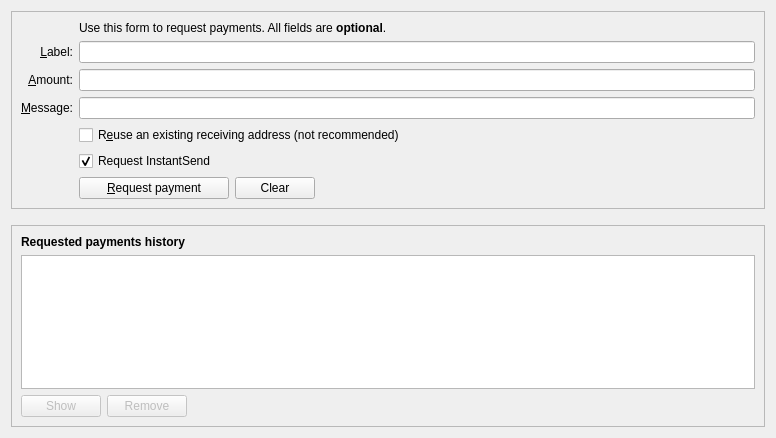
<?xml version="1.0" encoding="UTF-8"?>
<ui version="4.0">
 <class>ReceiveCoinsDialog</class>
 <widget class="QWidget" name="ReceiveCoinsDialog">
  <property name="geometry">
   <rect>
    <x>0</x>
    <y>0</y>
    <width>776</width>
    <height>438</height>
   </rect>
  </property>
  <property name="styleSheet">
   <string notr="true"/>
  </property>
  <layout class="QVBoxLayout" name="verticalLayout" stretch="0,0,1">
   <item>
    <widget class="QFrame" name="frame2">
     <property name="sizePolicy">
      <sizepolicy hsizetype="Preferred" vsizetype="Expanding">
       <horstretch>0</horstretch>
       <verstretch>0</verstretch>
      </sizepolicy>
     </property>
     <property name="frameShape">
      <enum>QFrame::StyledPanel</enum>
     </property>
     <property name="frameShadow">
      <enum>QFrame::Sunken</enum>
     </property>
     <layout class="QVBoxLayout" name="verticalLayout_3">
      <item>
       <layout class="QGridLayout" name="gridLayout">
        <item row="7" column="2">
         <widget class="QCheckBox" name="reuseAddress">
          <property name="toolTip">
           <string>Reuse one of the previously used receiving addresses.&lt;br&gt;Reusing addresses has security and privacy issues.&lt;br&gt;Do not use this unless re-generating a payment request made before.</string>
          </property>
          <property name="text">
           <string>R&amp;euse an existing receiving address (not recommended)</string>
          </property>
         </widget>
        </item>
        <item row="7" column="0">
         <widget class="QLabel" name="label_4">
          <property name="text">
           <string/>
          </property>
         </widget>
        </item>
        <item row="6" column="0">
         <widget class="QLabel" name="label_3">
          <property name="toolTip">
           <string>An optional message to attach to the payment request, which will be displayed when the request is opened. Note: The message will not be sent with the payment over the ZeroOne network.</string>
          </property>
          <property name="text">
           <string>&amp;Message:</string>
          </property>
          <property name="alignment">
           <set>Qt::AlignRight|Qt::AlignTrailing|Qt::AlignVCenter</set>
          </property>
          <property name="buddy">
           <cstring>reqMessage</cstring>
          </property>
         </widget>
        </item>
        <item row="4" column="2">
         <widget class="QLineEdit" name="reqLabel">
          <property name="toolTip">
           <string>An optional label to associate with the new receiving address.</string>
          </property>
         </widget>
        </item>
        <item row="6" column="2">
         <widget class="QLineEdit" name="reqMessage">
          <property name="toolTip">
           <string>An optional message to attach to the payment request, which will be displayed when the request is opened.&lt;br&gt;Note: The message will not be sent with the payment over the ZeroOne network.</string>
          </property>
         </widget>
        </item>
        <item row="2" column="2">
         <widget class="QLabel" name="label_5">
          <property name="text">
           <string>Use this form to request payments. All fields are &lt;b&gt;optional&lt;/b&gt;.</string>
          </property>
         </widget>
        </item>
        <item row="4" column="0">
         <widget class="QLabel" name="label_2">
          <property name="toolTip">
           <string>An optional label to associate with the new receiving address.</string>
          </property>
          <property name="text">
           <string>&amp;Label:</string>
          </property>
          <property name="alignment">
           <set>Qt::AlignRight|Qt::AlignTrailing|Qt::AlignVCenter</set>
          </property>
          <property name="buddy">
           <cstring>reqLabel</cstring>
          </property>
         </widget>
        </item>
        <item row="5" column="0">
         <widget class="QLabel" name="label">
          <property name="toolTip">
           <string>An optional amount to request. Leave this empty or zero to not request a specific amount.</string>
          </property>
          <property name="text">
           <string>&amp;Amount:</string>
          </property>
          <property name="alignment">
           <set>Qt::AlignRight|Qt::AlignTrailing|Qt::AlignVCenter</set>
          </property>
          <property name="buddy">
           <cstring>reqAmount</cstring>
          </property>
         </widget>
        </item>
        <item row="5" column="2">
         <widget class="BitcoinAmountField" name="reqAmount">
          <property name="minimumSize">
           <size>
            <width>80</width>
            <height>0</height>
           </size>
          </property>
          <property name="toolTip">
           <string>An optional amount to request. Leave this empty or zero to not request a specific amount.</string>
          </property>
         </widget>
        </item>
        <item row="9" column="2">
         <layout class="QHBoxLayout" name="horizontalLayout">
          <item>
           <widget class="QPushButton" name="receiveButton">
            <property name="minimumSize">
             <size>
              <width>150</width>
              <height>0</height>
             </size>
            </property>
            <property name="text">
             <string>&amp;Request payment</string>
            </property>
           </widget>
          </item>
          <item>
           <widget class="QPushButton" name="clearButton">
            <property name="sizePolicy">
             <sizepolicy hsizetype="Minimum" vsizetype="Fixed">
              <horstretch>0</horstretch>
              <verstretch>0</verstretch>
             </sizepolicy>
            </property>
            <property name="toolTip">
             <string>Clear all fields of the form.</string>
            </property>
            <property name="text">
             <string>Clear</string>
            </property>
            <property name="autoDefault">
             <bool>false</bool>
            </property>
           </widget>
          </item>
          <item>
           <spacer name="horizontalSpacer">
            <property name="orientation">
             <enum>Qt::Horizontal</enum>
            </property>
            <property name="sizeHint" stdset="0">
             <size>
              <width>40</width>
              <height>20</height>
             </size>
            </property>
           </spacer>
          </item>
         </layout>
        </item>
        <item row="9" column="0">
         <widget class="QLabel" name="label_7">
          <property name="text">
           <string/>
          </property>
         </widget>
        </item>
        <item row="8" column="2">
         <widget class="QCheckBox" name="checkUseInstantSend">
          <property name="text">
           <string>Request InstantSend</string>
          </property>
          <property name="checked">
           <bool>true</bool>
          </property>
         </widget>
        </item>
       </layout>
      </item>
     </layout>
    </widget>
   </item>
   <item>
    <spacer name="verticalSpacer_2">
     <property name="orientation">
      <enum>Qt::Vertical</enum>
     </property>
     <property name="sizeHint" stdset="0">
      <size>
       <width>20</width>
       <height>10</height>
      </size>
     </property>
    </spacer>
   </item>
   <item>
    <widget class="QFrame" name="frame">
     <property name="sizePolicy">
      <sizepolicy hsizetype="Preferred" vsizetype="Expanding">
       <horstretch>0</horstretch>
       <verstretch>0</verstretch>
      </sizepolicy>
     </property>
     <property name="frameShape">
      <enum>QFrame::StyledPanel</enum>
     </property>
     <property name="frameShadow">
      <enum>QFrame::Raised</enum>
     </property>
     <layout class="QVBoxLayout" name="verticalLayout_2">
      <item>
       <widget class="QLabel" name="label_6">
        <property name="font">
         <font>
          <weight>75</weight>
          <bold>true</bold>
         </font>
        </property>
        <property name="text">
         <string>Requested payments history</string>
        </property>
       </widget>
      </item>
      <item>
       <widget class="QTableView" name="recentRequestsView">
        <property name="contextMenuPolicy">
         <enum>Qt::CustomContextMenu</enum>
        </property>
        <property name="tabKeyNavigation">
         <bool>false</bool>
        </property>
        <property name="sortingEnabled">
         <bool>true</bool>
        </property>
       </widget>
      </item>
      <item>
       <layout class="QHBoxLayout" name="horizontalLayout_2">
        <item>
         <widget class="QPushButton" name="showRequestButton">
          <property name="enabled">
           <bool>false</bool>
          </property>
          <property name="toolTip">
           <string>Show the selected request (does the same as double clicking an entry)</string>
          </property>
          <property name="text">
           <string>Show</string>
          </property>
          <property name="autoDefault">
           <bool>false</bool>
          </property>
         </widget>
        </item>
        <item>
         <widget class="QPushButton" name="removeRequestButton">
          <property name="enabled">
           <bool>false</bool>
          </property>
          <property name="toolTip">
           <string>Remove the selected entries from the list</string>
          </property>
          <property name="text">
           <string>Remove</string>
          </property>
          <property name="autoDefault">
           <bool>false</bool>
          </property>
         </widget>
        </item>
        <item>
         <spacer name="horizontalSpacer_2">
          <property name="orientation">
           <enum>Qt::Horizontal</enum>
          </property>
          <property name="sizeHint" stdset="0">
           <size>
            <width>40</width>
            <height>20</height>
           </size>
          </property>
         </spacer>
        </item>
       </layout>
      </item>
     </layout>
    </widget>
   </item>
  </layout>
 </widget>
 <customwidgets>
  <customwidget>
   <class>BitcoinAmountField</class>
   <extends>QLineEdit</extends>
   <header>bitcoinamountfield.h</header>
   <container>1</container>
  </customwidget>
 </customwidgets>
 <tabstops>
  <tabstop>reqLabel</tabstop>
  <tabstop>reqAmount</tabstop>
  <tabstop>reqMessage</tabstop>
  <tabstop>reuseAddress</tabstop>
  <tabstop>receiveButton</tabstop>
  <tabstop>clearButton</tabstop>
  <tabstop>recentRequestsView</tabstop>
  <tabstop>showRequestButton</tabstop>
  <tabstop>removeRequestButton</tabstop>
 </tabstops>
 <resources>
  <include location="../zeroone.qrc"/>
 </resources>
 <connections/>
</ui>
